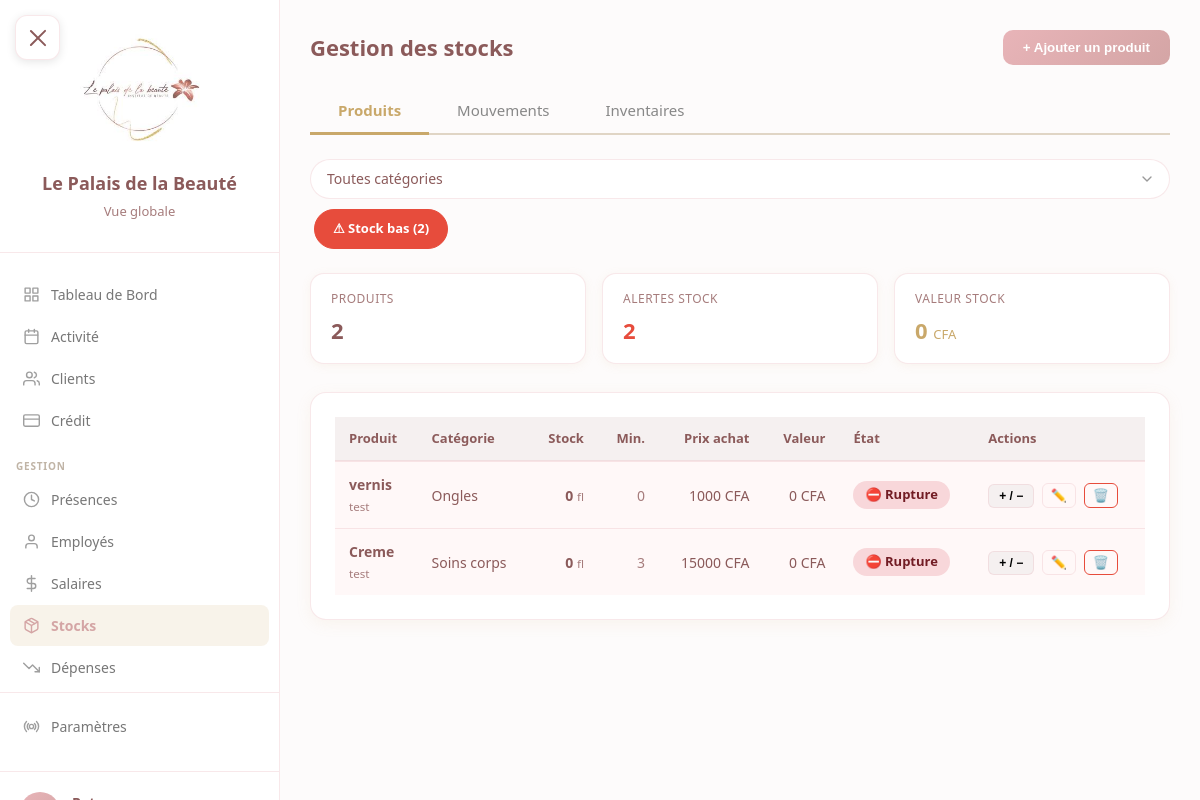
/gestion/stocks/ (signed in), run on the app's committed database.
### core/models.py (models this page shows, shortened)
class Produit(models.Model):
    nom = models.CharField(max_length=200)
    reference = models.CharField(max_length=100, blank=True, default='')
    categorie = models.ForeignKey(
        CategorieProduit, on_delete=models.PROTECT,
        null=True, blank=True, related_name='produits'
    )
    unite = models.ForeignKey(
        UniteMesure, on_delete=models.PROTECT,
        null=True, blank=True, related_name='produits'
    )
    fournisseur = models.ForeignKey(
        Fournisseur, on_delete=models.SET_NULL,
        null=True, blank=True, related_name='produits'
    )
    prix_achat = models.IntegerField(default=0, validators=[MinValueValidator(0)])
    prix_vente = models.IntegerField(default=0, validators=[MinValueValidator(0)], help_text="0 si non vendu aux clients")
    stock_actuel = models.IntegerField(default=0)
    stock_minimum = models.IntegerField(default=0, validators=[MinValueValidator(0)])
    actif = models.BooleanField(default=True)
    date_creation = models.DateTimeField(auto_now_add=True)
    class Meta:
        verbose_name = "Produit"
        verbose_name_plural = "Produits"
        ordering = ['categorie__nom', 'nom']
    @property
    def en_alerte(self):
        return self.stock_actuel <= self.stock_minimum
    @property
    def valeur_stock(self):
        return self.stock_actuel * self.prix_achat

class Fournisseur(models.Model):
    nom = models.CharField(max_length=200)
    telephone = models.CharField(max_length=20, blank=True, default='')
    email = models.EmailField(blank=True, default='')
    actif = models.BooleanField(default=True)
    date_creation = models.DateTimeField(auto_now_add=True)
    class Meta:
        verbose_name = "Fournisseur"
        verbose_name_plural = "Fournisseurs"
        ordering = ['nom']

class CategorieProduit(models.Model):
    nom = models.CharField(max_length=100, unique=True)
    description = models.TextField(blank=True, null=True)
    class Meta:
        verbose_name = "Catégorie produit"
        verbose_name_plural = "Catégories produits"
        ordering = ['nom']

class UniteMesure(models.Model):
    nom = models.CharField(max_length=50, unique=True)
    abrv = models.CharField(max_length=10, blank=True, default='')
    class Meta:
        verbose_name = "Unité de mesure"
        verbose_name_plural = "Unités de mesure"
        ordering = ['nom']

### gestion/views.py (the view)
# urls.py: path('stocks/', views.stocks_produits, name='stocks_produits'),
@login_required
@role_required(['patron', 'manager'])
def stocks_produits(request):
    categorie_id = request.GET.get('categorie', 'tous')
    filtre_alerte = request.GET.get('alerte', '')
    produits = Produit.objects.filter(actif=True).select_related('categorie', 'unite', 'fournisseur')
    if categorie_id != 'tous' and categorie_id:
        produits = produits.filter(categorie_id=categorie_id)
    if filtre_alerte == '1':
        ids_alerte = [p.id for p in produits if p.en_alerte]
        produits = produits.filter(id__in=ids_alerte)
    nb_alertes = sum(1 for p in Produit.objects.filter(actif=True) if p.en_alerte)
    valeur_totale = sum(p.valeur_stock for p in produits)
    categories = CategorieProduit.objects.all()
    unites = UniteMesure.objects.all()
    fournisseurs = Fournisseur.objects.filter(actif=True)
    return render(request, 'gestion/stocks/produits.html', {
        'produits': produits,
        'categories': categories,
        'unites': unites,
        'fournisseurs': fournisseurs,
        'categorie_id': categorie_id,
        'filtre_alerte': filtre_alerte,
        'nb_alertes': nb_alertes,
        'valeur_totale': valeur_totale,
        'nb_produits': produits.count(),
    })

### core/models.py (called while the page is built)
    def is_patron(self):
        return self.role == 'patron'

### templates/gestion/stocks/produits.html (shortened to what this page needs)
{% extends 'base.html' %}
{% block content %}
<div class="stk-container">
    <div class="page-header">
        <h1>Gestion des stocks</h1>
        <button class="btn-primary" onclick="document.getElementById('modalProduit').style.display='flex'">+ Ajouter un produit</button>
    </div>
    <div class="page-tabs">
        <a href="{% url 'gestion:stocks_produits' %}" class="page-tab active">Produits</a>
        <a href="{% url 'gestion:stocks_mouvements' %}" class="page-tab">Mouvements</a>
        <a href="{% url 'gestion:inventaire_liste' %}" class="page-tab">Inventaires</a>
    </div>
    <form method="get" class="filters-bar">
        <select name="categorie" onchange="this.form.submit()">
            <option value="tous" {% if categorie_id == 'tous' %}selected{% endif %}>Toutes catégories</option>
        </select>
        {% if filtre_alerte == '1' %}
        <a href="?categorie={{ categorie_id }}" class="btn-alerte-off btn-icon" style="text-decoration:none;height:40px;padding:0 18px;border-radius:30px;font-size:13px;font-weight:600;display:flex;align-items:center;border:1.5px solid var(--border);">✓ Alertes actives</a>
        {% else %}
        <a href="?categorie={{ categorie_id }}&alerte=1" class="btn-alerte btn-icon" style="text-decoration:none;height:40px;padding:0 18px;border-radius:30px;font-size:13px;font-weight:600;color:white;display:flex;align-items:center;">⚠ Stock bas ({{ nb_alertes }})</a>
        {% endif %}
    </form>
    <div class="totaux-grid">
        <div class="total-card">
            <div class="label">Produits</div>
            <div class="val">{{ nb_produits }}</div>
        </div>
        <div class="total-card red">
            <div class="label">Alertes stock</div>
            <div class="val">{{ nb_alertes }}</div>
        </div>
        <div class="total-card gold">
            <div class="label">Valeur stock</div>
            <div class="val">{{ valeur_totale|floatformat:0 }} <small style="font-size:13px;font-weight:400;">CFA</small></div>
        </div>
    </div>
    <div class="card">
        <table>
            <thead>
                <tr>
                    <th>Produit</th>
                    <th>Catégorie</th>
                    <th class="text-right">Stock</th>
                    <th class="text-right">Min.</th>
                    <th class="text-right">Prix achat</th>
                    <th class="text-right">Valeur</th>
                    <th>État</th>
                    <th>Actions</th>
                </tr>
            </thead>
            <tbody>
                {% for p in produits %}
                <tr {% if p.en_alerte %}class="alerte-row"{% endif %}>
                    <td>
                        <strong>{{ p.nom }}</strong>
                        {% if p.fournisseur %}<br><small style="color:var(--text-light);">{{ p.fournisseur.nom }}</small>{% endif %}
                    </td>
                    <td>{{ p.categorie.nom|default:"—" }}</td>
                    <td class="text-right">
                        <strong>{{ p.stock_actuel }}</strong>
                        {% if p.unite %} <small style="color:var(--text-light);">{{ p.unite.abrv|default:p.unite.nom }}</small>{% endif %}
                    </td>
                    <td class="text-right" style="color:var(--text-light);">{{ p.stock_minimum }}</td>
                    <td class="text-right">{{ p.prix_achat|floatformat:0 }} CFA</td>
                    <td class="text-right">{{ p.valeur_stock|floatformat:0 }} CFA</td>
                    <td>
                        {% if p.stock_actuel == 0 %}
                        <span class="stock-badge stock-zero">⛔ Rupture</span>
                        {% elif p.en_alerte %}
                        <span class="stock-badge stock-bas">⚠ Bas</span>
                        {% else %}
                        <span class="stock-badge stock-ok">✓ OK</span>
                        {% endif %}
                    </td>
                    <td>
                        <button class="btn-mouv" onclick="ouvrirModalMouvement({{ p.id }}, '{{ p.nom|escapejs }}', {{ p.stock_actuel }}, {{ p.prix_achat }})">+ / −</button>
                        <button class="btn-icon" onclick="ouvrirModalModifier({{ p.id }}, '{{ p.nom|escapejs }}', '{{ p.reference|escapejs }}', {{ p.categorie.id|default:'null' }}, {{ p.unite.id|default:'null' }}, {{ p.fournisseur.id|default:'null' }}, {{ p.prix_achat }}, {{ p.stock_minimum }}, {{ p.prix_vente }})" title="Modifier">✏️</button>
                        <button class="btn-icon" onclick="supprimerProduit({{ p.id }}, '{{ p.nom|escapejs }}')" title="Supprimer" style="border-color:#e74c3c;">🗑️</button>
                    </td>
                </tr>
                {% empty %}
                <tr><td colspan="8" style="text-align:center;color:var(--text-light);font-style:italic;padding:40px;">Aucun produit</td></tr>
                {% endfor %}
            </tbody>
        </table>
    </div>
</div>
{% endblock %}

### data on the page
Produit: nom "vernis", fournisseur.nom "test", categorie.nom "Ongles", stock_actuel "0", unite.abrv "fl", stock_minimum "0", prix_achat "1000", valeur_stock "0", shows "⛔ Rupture"
Produit: nom "Creme", fournisseur.nom "test", categorie.nom "Soins corps", stock_actuel "0", unite.abrv "fl", stock_minimum "3", prix_achat "15000", valeur_stock "0", shows "⛔ Rupture"

### other printed values
{{ nb_alertes }} "2"
{{ nb_produits }} "2"
{{ valeur_totale|floatformat:0 }} "0"
